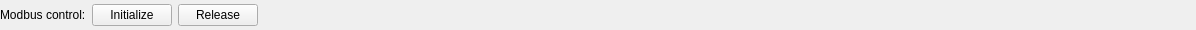
           <widget class="QWidget" name="widget_16" native="true">
            <property name="maximumSize">
             <size>
              <width>16777215</width>
              <height>30</height>
             </size>
            </property>
            <layout class="QHBoxLayout" name="horizontalLayout_21">
             <property name="leftMargin">
              <number>0</number>
             </property>
             <property name="topMargin">
              <number>0</number>
             </property>
             <property name="rightMargin">
              <number>0</number>
             </property>
             <property name="bottomMargin">
              <number>0</number>
             </property>
             <item>
              <widget class="QLabel" name="lblModbus">
               <property name="text">
                <string>Modbus control:</string>
               </property>
              </widget>
             </item>
             <item>
              <widget class="QPushButton" name="btnInitializeModbus">
               <property name="text">
                <string>Initialize</string>
               </property>
              </widget>
             </item>
             <item>
              <widget class="QPushButton" name="btnReleaseModbus">
               <property name="text">
                <string>Release</string>
               </property>
              </widget>
             </item>
             <item>
              <spacer name="horizontalSpacer_21">
               <property name="orientation">
                <enum>Qt::Horizontal</enum>
               </property>
               <property name="sizeHint" stdset="0">
                <size>
                 <width>938</width>
                 <height>20</height>
                </size>
               </property>
              </spacer>
             </item>
            </layout>
           </widget>
